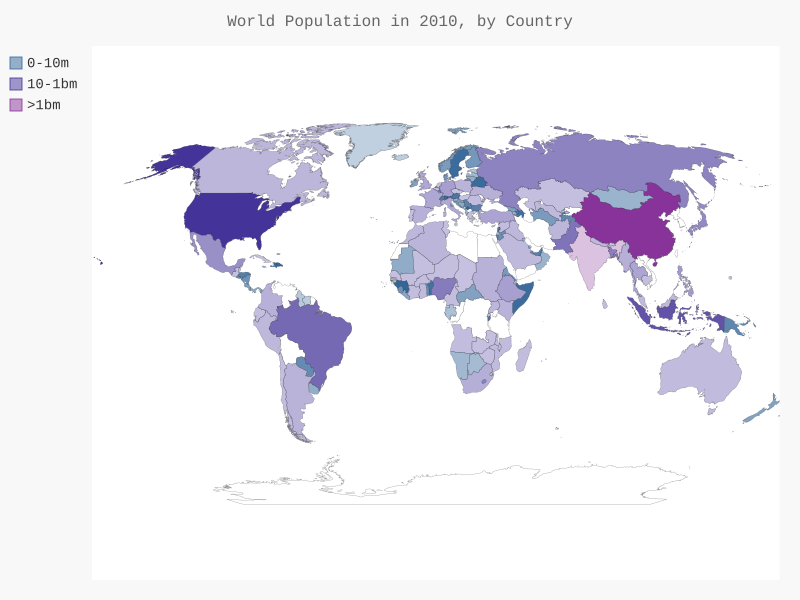

The Python source for this figure:
import json

from pygal.maps.world import World
from pygal.style import RotateStyle as RS, LightColorizedStyle as LCS

from country_codes import get_country_code

# Load the data into a list.
filename = 'population_data.json'
with open(filename) as f:
    pop_data = json.load(f)

# Build a dictionary of population data.
cc_populations = {}
for pop_dict in pop_data:
    if pop_dict['Year'] == '2010':
        country_name = pop_dict['Country Name']
        population = int(float(pop_dict['Value']))
        code = get_country_code(country_name)
        if code:
            cc_populations[code] = population

# Group the countries into 3 population levels.
cc_pops_1, cc_pops_2, cc_pops_3 = {}, {}, {}
for cc, pop in cc_populations.items():
    if pop < 10000000:
        cc_pops_1[cc] = pop
    elif pop < 1000000000:
        cc_pops_2[cc] = pop
    else:
        cc_pops_3[cc] = pop

# See how many countries are in each level.
print(len(cc_pops_1), len(cc_pops_2), len(cc_pops_3))

wm_style = RS('#336699', base_style=LCS)
wm = World(style=wm_style)
wm.title = 'World Population in 2010, by Country'
wm.add('0-10m', cc_pops_1)
wm.add('10-1bm', cc_pops_2)
wm.add('>1bm', cc_pops_3)

wm.render_to_file('world_population.svg')
